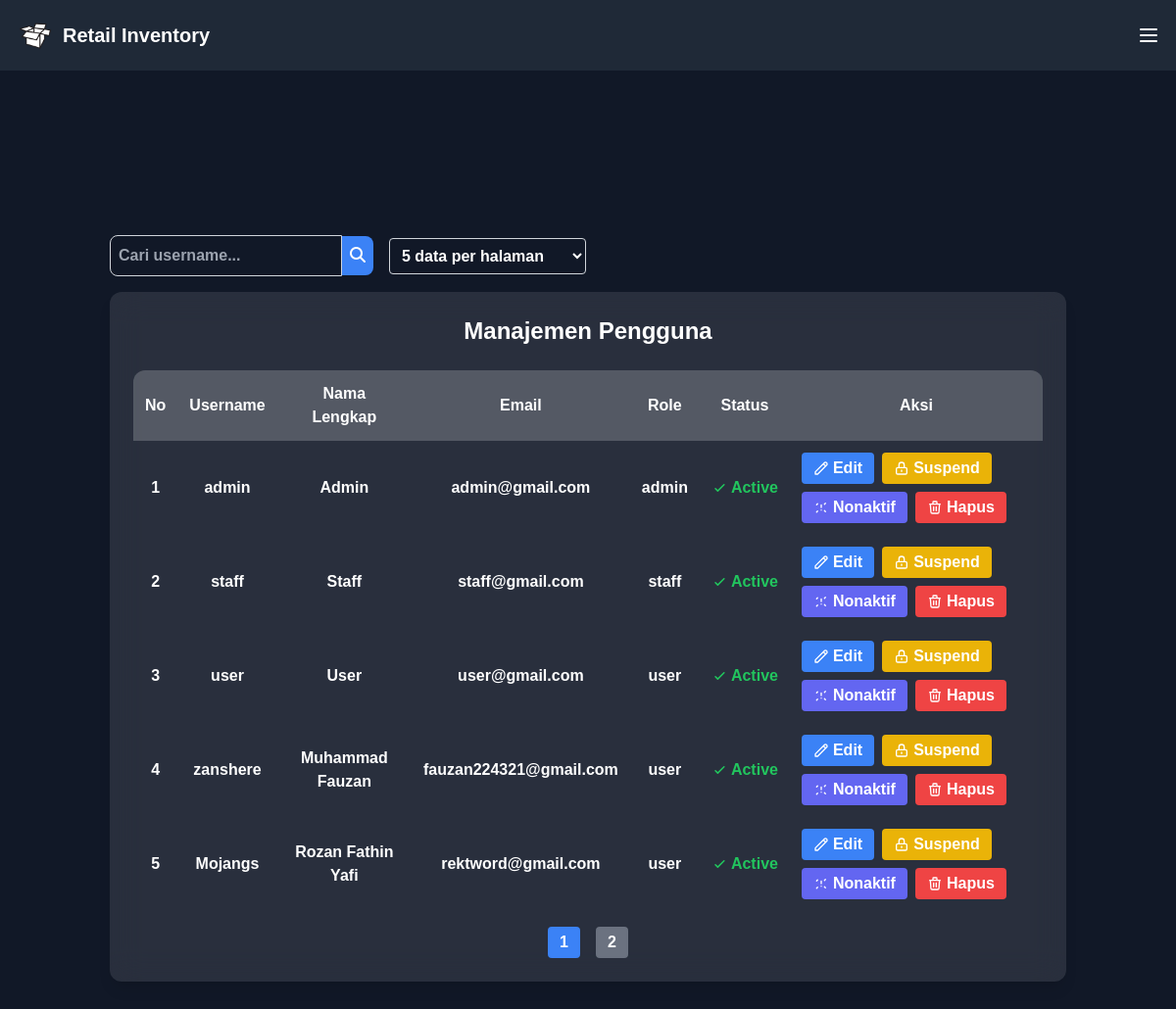
Screenshot of /pages/Admin/manage_users.php (signed in) with the database file from the repository.
### tables this page shows
CREATE TABLE `users` (
  `id` int NOT NULL,
  `username` varchar(50) NOT NULL,
  `password` varchar(255) NOT NULL,
  `email` varchar(100) NOT NULL,
  `full_name` varchar(100) NOT NULL,
  `failed_attempts` int DEFAULT '0',
  `banned_until` datetime DEFAULT NULL,
  `suspend_until` datetime DEFAULT NULL,
  `role` enum('admin','staff','user') DEFAULT 'user',
  `created_at` timestamp NULL DEFAULT CURRENT_TIMESTAMP,
  `is_active` tinyint(1) DEFAULT '1'
);

### pages/Admin/manage_users.php (the view, shortened to what this page needs)
<?php
require_once '../../includes/connect.php';
$defaultLimit = 5;
if (isset($_SESSION['role']) && $_SESSION['role'] === 'admin') {
    $defaultLimit = 5;
}
$perPage = $defaultLimit;
$page = isset($_GET['page']) ? (int)$_GET['page'] : 1;
$search = '';
$offset = ($page - 1) * $perPage;
if ($search !== '') {
    $stmtCount = $conn->prepare("SELECT COUNT(*) as total FROM users WHERE username LIKE ?");
    $searchTerm = "%" . $search . "%";
    $stmtCount->bind_param("s", $searchTerm);
    $stmtCount->execute();
    $resultCount = $stmtCount->get_result();
    $rowCount = $resultCount->fetch_assoc();
    $totalUsers = $rowCount['total'];
} else {
    $resultCount = $conn->query("SELECT COUNT(*) as total FROM users");
    $rowCount = $resultCount->fetch_assoc();
    $totalUsers = $rowCount['total'];
}
$totalPages = ceil($totalUsers / $perPage);
if ($search !== '') {
    $stmtUsers = $conn->prepare("SELECT * FROM users WHERE username LIKE ? ORDER BY id ASC LIMIT ? OFFSET ?");
    $stmtUsers->bind_param("sii", $searchTerm, $perPage, $offset);
    $stmtUsers->execute();
    $resultUsers = $stmtUsers->get_result();
    $users = $resultUsers->fetch_all(MYSQLI_ASSOC);
} else {
    $stmtUsers = $conn->prepare("SELECT * FROM users ORDER BY id ASC LIMIT ? OFFSET ?");
    $stmtUsers->bind_param("ii", $perPage, $offset);
    $stmtUsers->execute();
    $resultUsers = $stmtUsers->get_result();
    $users = $resultUsers->fetch_all(MYSQLI_ASSOC);
}
?>
<!DOCTYPE html>
<html lang="id">
<head>
  <script src="https://cdn.tailwindcss.com"></script>
  <link rel="stylesheet" href="https://cdnjs.cloudflare.com/ajax/libs/font-awesome/6.4.0/css/all.min.css">
</head>
<body class="bg-gray-900 text-white overflow-hidden">
  <?php include '../../includes/header.php'; ?>
  <div class="flex items-center justify-center min-h-screen">
    <div class="container mx-auto p-6">
      <div class="mb-4 flex flex-col md:flex-row md:items-center md:justify-between">
        <form method="GET" action="" class="flex flex-col md:flex-row md:items-center">
          <input type="text" name="search" value="<?= htmlspecialchars($search) ?>" placeholder="Cari username..."
                 class="p-2 rounded-l-lg border border-gray-300 focus:outline-none focus:ring-2 focus:ring-blue-500">
          <button type="submit" class="bg-blue-500 hover:bg-blue-600 p-2 rounded-r-lg">
            <i class="fa-solid fa-magnifying-glass text-white"></i>
          </button>
          <?php if (isset($_SESSION['role']) && $_SESSION['role'] === 'admin'): ?>
            <select name="limit" onchange="this.form.submit()" class="mt-2 md:mt-0 ml-0 md:ml-4 p-2 rounded border border-gray-300 focus:outline-none focus:ring-2 focus:ring-blue-500">
              <?php
              $allowedLimits = [5, 10, 50, 100];
              foreach ($allowedLimits as $limitOption) {
                  $selected = ($perPage == $limitOption) ? 'selected' : '';
                  echo "<option value='{$limitOption}' {$selected}>{$limitOption} data per halaman</option>";
              }
              ?>
            </select>
          <?php endif; ?>
        </form>
      </div>
      <div class="bg-white/10 backdrop-blur-lg rounded-xl p-6 shadow-lg">
        <h1 class="text-2xl font-bold text-white mb-6 text-center">Manajemen Pengguna</h1>
        <div class="overflow-x-auto">
          <table class="w-full text-white border-collapse">
            <thead class="bg-white/20">
              <tr>
                <th class="p-3 text-center rounded-tl-xl">No</th>
                <th class="p-3 text-center">Username</th>
                <th class="p-3 text-center">Nama Lengkap</th>
                <th class="p-3 text-center">Email</th>
                <th class="p-3 text-center">Role</th>
                <th class="p-3 text-center">Status</th>
                <th class="p-3 text-center rounded-tr-xl">Aksi</th>
              </tr>
            </thead>
            <tbody>
              <?php foreach ($users as $index => $user): ?>
              <tr class="hover:bg-white/5 transition-colors" data-full_name="<?= htmlspecialchars($user['full_name']) ?>">
                <td class="p-3 text-center"><?= $offset + $index + 1 ?></td>
                <td class="p-3 text-center"><?= htmlspecialchars($user['username']) ?></td>
                <td class="p-3 text-center"><?= htmlspecialchars($user['full_name']) ?></td>
                <td class="p-3 text-center"><?= htmlspecialchars($user['email']) ?></td>
                <td class="p-3 text-center"><?= htmlspecialchars($user['role']) ?></td>
                <td class="p-3 text-center">
                  <?php if ($user['is_active'] == 0): ?>
                    <span class="text-red-500 flex items-center">
                      <svg class="w-4 h-4 mr-1" fill="currentColor" viewBox="0 0 20 20">
                        <path d="M10 18a8 8 0 100-16 8 8 0 000 16z"/>
                      </svg>
                      Nonaktif
                    </span>
                  <?php else: ?>
                    <span class="text-green-500 flex items-center">
                      <svg class="w-4 h-4 mr-1" fill="currentColor" viewBox="0 0 20 20">
                        <path d="M16.707 5.293a1 1 0 00-1.414 0L8 12.586l-2.293-2.293a1 1 0 00-1.414 1.414l3 3a1 1 0 001.414 0l8-8a1 1 0 000-1.414z"/>
                      </svg>
                      Active
                    </span>
                  <?php endif; ?>
                </td>
                <td class="p-3">
                  <div class="flex flex-wrap gap-2">
                    <button onclick="showEditForm(<?= $user['id'] ?>)" class="bg-blue-500 hover:bg-blue-600 px-3 py-1 rounded flex items-center">
                      <svg class="w-4 h-4 mr-1" fill="none" stroke="currentColor" viewBox="0 0 24 24">
                        <path stroke-linecap="round" stroke-linejoin="round" stroke-width="2" d="M15.232 5.232l3.536 3.536m-2.036-5.036a2.5 2.5 0 113.536 3.536L6.5 21.036H3v-3.572L16.732 3.732z"/>
                      </svg>
                      Edit
                    </button>
                    <button onclick="suspendUser(<?= $user['id'] ?>)" class="bg-yellow-500 hover:bg-yellow-600 px-3 py-1 rounded flex items-center">
                      <svg class="w-4 h-4 mr-1" fill="none" stroke="currentColor" viewBox="0 0 24 24">
                        <path stroke-linecap="round" stroke-linejoin="round" stroke-width="2" d="M12 15v2m-6 4h12a2 2 0 002-2v-6a2 2 0 00-2-2H6a2 2 0 00-2 2v6a2 2 0 002 2zm10-10V7a4 4 0 00-8 0v4h8z"/>
                      </svg>
                      Suspend
                    </button>
                    <?php if ($user['is_active'] == 1): ?>
                      <button onclick="deactivateUser(<?= $user['id'] ?>)" class="bg-indigo-500 hover:bg-indigo-600 px-3 py-1 rounded flex items-center">
                        <svg class="w-4 h-4 mr-1" fill="none" stroke="currentColor" viewBox="0 0 24 24">
                          <path stroke-linecap="round" stroke-linejoin="round" stroke-width="2" d="M18.364 5.636l-1.414 1.414M6.343 17.657l-1.414 1.414M18.364 18.364l-1.414-1.414M6.343 6.343L4.93 7.757M12 8v4m0 4h.01"/>
                        </svg>
                        Nonaktif
                      </button>
                    <?php endif; ?>
                    <button onclick="deleteUser(<?= $user['id'] ?>)" class="bg-red-500 hover:bg-red-600 px-3 py-1 rounded flex items-center">
                      <svg class="w-4 h-4 mr-1" fill="none" stroke="currentColor" viewBox="0 0 24 24">
                        <path stroke-linecap="round" stroke-linejoin="round" stroke-width="2" d="M19 7l-.867 12.142A2 2 0 0116.138 21H7.862a2 2 0 01-1.995-1.858L5 7m5 4v6m4-6v6m1-10V4a1 1 0 00-1-1h-4a1 1 0 00-1 1v3M4 7h16"/>
                      </svg>
                      Hapus
                    </button>
                  </div>
                </td>
              </tr>
              <?php endforeach; ?>
            </tbody>
          </table>
        </div>
        <div class="mt-4 flex justify-center space-x-2">
          <?php for ($i = 1; $i <= $totalPages; $i++): ?>
            <a href="pages/Admin/manage_users.php?<?= ($search !== '' ? "search=" . urlencode($search) . "&" : "") . "limit=" . $perPage . "&page=" . $i ?>"
               class="px-3 py-1 rounded <?php if ($i == $page) echo 'bg-blue-500'; else echo 'bg-gray-500 hover:bg-gray-600'; ?>">
              <?= $i ?>
            </a>
          <?php endfor; ?>
        </div>
      </div>
    </div>
  </div>
</body>
</html>

### rows the page displays
users: index "1", username "admin", full_name "Admin", email "admin@gmail.com", role "admin", is_active 1 (drawn)
users: index "2", username "staff", full_name "Staff", email "staff@gmail.com", role "staff", is_active 1 (drawn)
users: index "3", username "user", full_name "User", email "user@gmail.com", role "user", is_active 1 (drawn)
users: index "4", username "zanshere", full_name "Muhammad Fauzan", email "fauzan224321@gmail.com", role "user", is_active 1 (drawn)
users: index "5", username "Mojangs", full_name "Rozan Fathin Yafi", email "rektword@gmail.com", role "user", is_active 1 (drawn)

### other values shown
form field limit "5 data per halaman"
